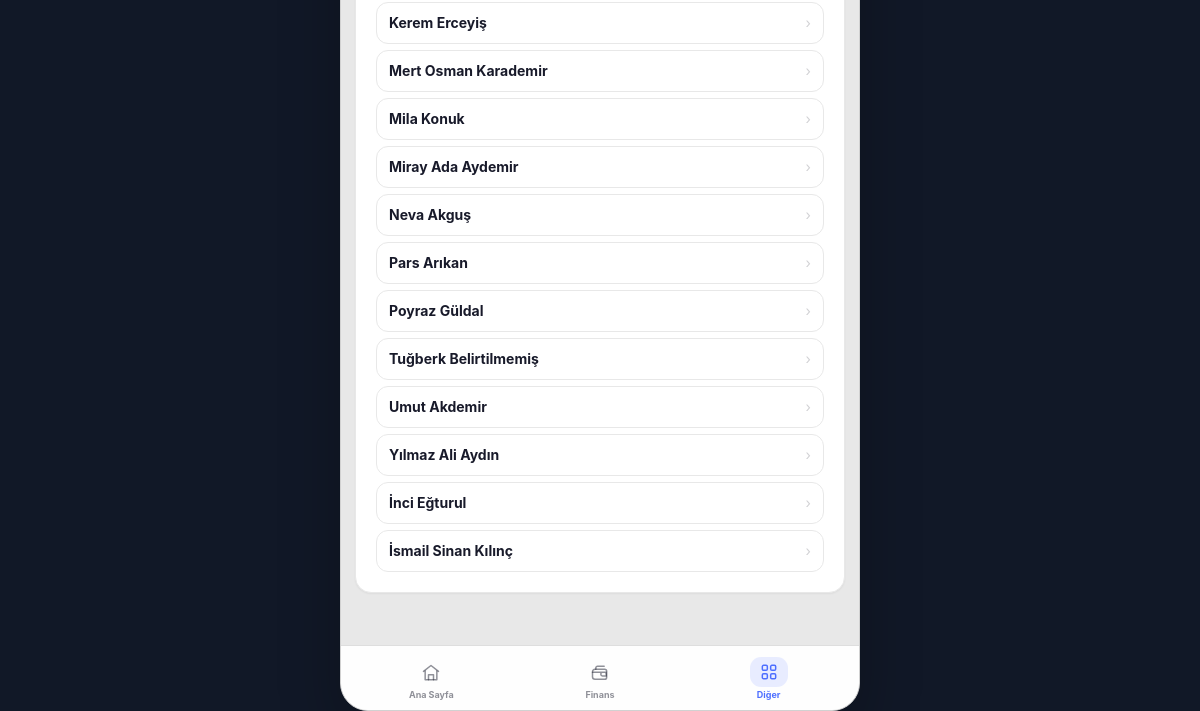
Before: /teams/17/ (signed in, lower part) with the older database file.
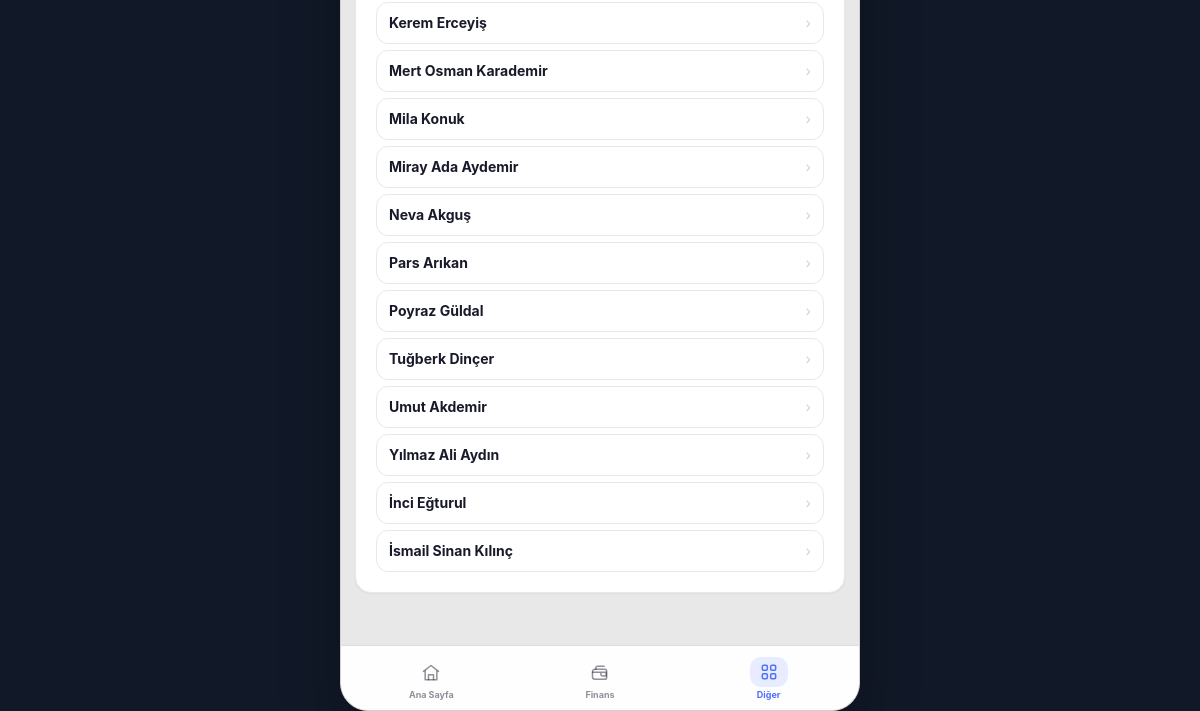
After: the same page with the newer database file.
### athletes/models.py (models this page shows, shortened)
class Athlete(models.Model):
    GENDER_CHOICES = (
        ('M', 'Erkek'),
        ('F', 'Kadın'),
    )
    parent = models.CharField(max_length=150, verbose_name="Veli")
    parent_phone = models.CharField(max_length=20, blank=True, default='', verbose_name="Veli Telefonu")
    parent_email = models.EmailField(blank=True, default='', verbose_name="Veli E-postası")
    first_name = models.CharField(max_length=50, verbose_name="Ad")
    last_name = models.CharField(max_length=50, verbose_name="Soyad")
    phone_number = models.CharField(max_length=20, blank=True, default='', verbose_name="Sporcu Telefonu")
    tc_identity = models.CharField(max_length=11, unique=True, blank=True, null=True, verbose_name="T.C. Kimlik No")
    birth_date = models.DateField(verbose_name="Doğum Tarihi")
    gender = models.CharField(max_length=1, choices=GENDER_CHOICES, verbose_name="Cinsiyet")
    school = models.CharField(max_length=100, blank=True, null=True, verbose_name="Okul")
    license_number = models.CharField(max_length=50, blank=True, null=True, verbose_name="Lisans No")
    joined_date = models.DateField(verbose_name="Kulübe Katılım Tarihi")
    photo = models.ImageField(upload_to='athlete_photos/', blank=True, null=True, verbose_name="Fotoğraf")
    is_active = models.BooleanField(default=False, verbose_name="Aktif Sporcu mu?")
    created_at = models.DateTimeField(auto_now_add=True)
    team = models.ForeignKey(
        Team,
        on_delete=models.SET_NULL,
        null=True,
        blank=True,
        related_name='athletes',
        verbose_name="Bağlı Olduğu Takım"
    )
    custom_fee = models.IntegerField(
        null=True,
        blank=True,
        verbose_name="Özel Aidat Tutar (TL)",
        help_text="Boş bırakılırsa takımın varsayılan aidatı uygulanır. Burslu için 0 girebilirsiniz."
    )
    private_lesson_fee = models.IntegerField(
        null=True,
        blank=True,
        verbose_name="Özel ders ücreti",
        help_text="Boş bırakılırsa özel ders ücreti uygulanmaz."
    )
    regular_payment_day = models.PositiveBigIntegerField(
        null=True,
        blank=True,
        verbose_name="Düzenli Ödeme Günü"
    )
    last_sms_time = models.DateTimeField(
        null=True,
        blank=True,
        verbose_name="Son SMS Gönderim Zamanı"
    )
    class Meta:
        verbose_name = "Sporcu"
        verbose_name_plural = "Sporcular"
        ordering = ['first_name', 'last_name']
    def get_full_name(self):
        return f"{self.first_name} {self.last_name}"

### teams/views.py (the view)
# urls.py: path('<int:pk>/', views.team_detail, name='team-detail'),
@login_required
def team_detail(request, pk):
	teams = Team.objects.prefetch_related('coaches', 'athletes', 'fee_histories')
	if request.user.is_coach:
		teams = teams.filter(coaches=request.user)
	team = get_object_or_404(teams, pk=pk)
	return render(request, 'team/team_detail.html', {'team': team})

### users/models.py (called while the page is built)
    @property
    def is_coach(self):
        return self.role == self.Role.COACH

### templates/team/team_detail.html (shortened to what this page needs)
{% extends "base.html" %}
{% block content %}
<div class="w-full space-y-3">
    <section class="overflow-hidden rounded-2xl border border-base-200 bg-base-100 shadow-sm">
        <div class="p-4 sm:p-5">
            <div class="mt-6">
                <div class="mt-3 space-y-1.5">
                    {% for athlete in team.athletes.all %}
                        <a
                            href="{% url 'athlete-manage-detail' athlete.pk %}"
                            class="group flex items-center gap-3 rounded-xl border border-base-200 bg-base-100 px-3 py-2.5 transition-all hover:border-primary/30 hover:bg-base-200/30 active:scale-[.99]">
                            <div class="min-w-0 flex-1">
                                <p class="truncate text-xs font-bold text-base-content">
                                    {{ athlete.get_full_name }}
                                </p>
                            </div>
                            <span class="shrink-0 text-sm text-base-content/20 transition-transform group-hover:translate-x-0.5">
                                ›
                            </span>
                        </a>
                    {% endfor %}
                </div>
            </div>
        </div>
    </section>
</div>
{% endblock %}

### templates/base.html (shortened to what this page needs)
{% load static %}
<!DOCTYPE html>
<html lang="tr" data-theme="corporate">
<head>
    <link
        href="https://cdn.jsdelivr.net/npm/daisyui@4.12.10/dist/full.min.css"
        rel="stylesheet"
        type="text/css"
    >
    <script src="https://cdn.tailwindcss.com"></script>
</head>
<body
    class="select-none antialiased"
    hx-headers='{"X-CSRFToken": "{{ csrf_token }}"}'
>
<div class="app">
    <main class="app-content">
        {% block content %}
        {% endblock %}
    </main>
<nav class="bottom-nav">
    <div class="bottom-nav-inner {% if request.user.is_coach %}coach-nav-inner{% endif %}">
        {% if request.user.is_coach %}
            <a
                href="{% url 'athlete-manage-list' %}"
                class="bottom-nav-item {% if 'athlete-manage' in request.resolver_match.url_name %}active{% endif %}">
                <span class="nav-icon">
                    <svg viewBox="0 0 24 24" fill="none" stroke="currentColor" stroke-width="2" stroke-linecap="round" stroke-linejoin="round">
                        <circle cx="9" cy="7" r="4"/>
                        <path d="M3 21v-2a6 6 0 0 1 12 0v2"/>
                        <path d="M16 3.5a4 4 0 0 1 0 7.5"/>
                        <path d="M21 21v-2a5 5 0 0 0-3.5-4.8"/>
                    </svg>
                </span>
                <span>Sporcular</span>
            </a>
            <a
                href="{% url 'training-attendance' %}"
                class="bottom-nav-item {% if 'training-attendance' in request.resolver_match.url_name %}active{% endif %}">
                <span class="nav-icon">
                    <svg viewBox="0 0 24 24" fill="none" stroke="currentColor" stroke-width="2" stroke-linecap="round" stroke-linejoin="round">
                        <circle cx="12" cy="12" r="8"/>
                        <path d="M12 8v4l2.5 2.5"/>
                    </svg>
                </span>
                <span>Antrenman</span>
            </a>
            <a
                href="{% url 'team-schedule-home' %}"
                class="bottom-nav-item {% if request.resolver_match.url_name == 'team-schedule-home' or request.resolver_match.url_name == 'team-schedule' %}active{% endif %}">
                <span class="nav-icon">
                    <svg viewBox="0 0 24 24" fill="none" stroke="currentColor" stroke-width="2" stroke-linecap="round" stroke-linejoin="round">
                        <rect x="3" y="4" width="18" height="17" rx="2"/>
                        <path d="M8 2v4M16 2v4M3 9h18"/>
                        <path d="M8 13h3M13 13h3M8 17h3"/>
                    </svg>
                </span>
                <span>Çizelge</span>
            </a>
        {% else %}
        <a
            href="{% url 'dashboard-index' %}"
            class="
                bottom-nav-item
            "
        >
            <span class="nav-icon">
                <svg
                    viewBox="0 0 24 24"
                    fill="none"
                    stroke="currentColor"
                    stroke-width="2"
                    stroke-linecap="round"
                    stroke-linejoin="round"
                >
                    <path d="m3 10 9-7 9 7"/>
                    <path d="M5 9.5V20h14V9.5"/>
                    <path d="M9 20v-6h6v6"/>
                </svg>
            </span>
            <span>Ana Sayfa</span>
        </a>
        <a
            href="{% url 'other-menu' %}"
            class="
                bottom-nav-item
                order-3
                {% if request.resolver_match.url_name == 'other-menu' or request.resolver_match.url_name == 'team-list' or request.resolver_match.url_name == 'team-detail' or request.resolver_match.url_name == 'athlete-manage-list' or request.resolver_match.url_name == 'athlete-manage-detail' or 'equipment' in request.resolver_match.url_name or 'regular-expense' in request.resolver_match.url_name or request.resolver_match.url_name == 'fee-management' %}
                    active
                {% endif %}
            "
        >
            <span class="nav-icon">
            </span>
            <span>Diğer</span>
        </a>
        <a
            href="{% url 'finance-dashboard' %}"
            class="
                bottom-nav-item
                order-2
            "
        >
            <span class="nav-icon">
            </span>
            <span>Finans</span>
        </a>
    </div>
        {% endif %}
</nav>
</div>
</body>
</html>

### templates/base.html (style rules this page uses)
* { box-sizing: border-box; -webkit-tap-highlight-color: transparent; -webkit-touch-callout: none; }
html, body { width: 100%; height: 100%; margin: 0; padding: 0; }
[class~="text-[11px]"], [class~="text-xs"] { font-size: 0.875rem !important; line-height: 1.25rem !important; }
body { overflow: hidden; background: #111827; overscroll-behavior: none; font-family: -apple-system, BlinkMacSystemFont, "Segoe UI", Roboto, Helvetica, Arial, sans-serif; }
button, a, label { touch-action: manipulation; }
.app { width: 100%; height: 100dvh; max-width: 520px; display: flex; flex-direction: column; overflow: hidden; position: relative; margin: 0 auto; background: oklch(var(--b2)); }
@media (min-width: 768px) { .app { height: calc(100dvh - 32px); margin-top: 16px; margin-bottom: 16px; border: 1px solid oklch(var(--b3)); border-radius: 28px; overflow: hidden; box-shadow: 0 25px 60px rgba(0, 0, 0, .25); } }
.app-content { flex: 1 1 auto; min-height: 0; min-width: 0; overflow-x: hidden; overflow-y: auto; -webkit-overflow-scrolling: touch; overscroll-behavior-y: contain; padding: 14px; padding-bottom: calc(20px + 65px + env(safe-area-inset-bottom, 0px)); position: relative; z-index: 1; }
.app-content { scrollbar-width: none; }
.bottom-nav { height: calc(65px + env(safe-area-inset-bottom, 0px)); min-height: calc(65px + env(safe-area-inset-bottom, 0px)); width: 100%; display: block; overflow: hidden; position: absolute; left: 0; right: 0; bottom: 0; visibility: visible; opacity: 1; isolation: isolate; padding-bottom: env(safe-area-inset-bottom); background: oklch(var(--b1) / .96); font-size: 12px; border-top: 1px solid oklch(var(--b3) / .7); z-index: 1000; transform: translateZ(0); }
.bottom-nav-inner { position: absolute; inset: 0 0 auto; height: 64px; min-height: 64px; display: grid; grid-template-rows: minmax(0, 1fr); grid-template-columns: repeat(3, minmax(0, 1fr)); padding: 4px 6px; visibility: visible; opacity: 1; transform: translateZ(0); }
.bottom-nav-item { min-width: 0; min-height: 0; overflow: hidden; line-height: 1; white-space: nowrap; display: flex; flex-direction: column; align-items: center; justify-content: center; gap: 2px; border-radius: 14px; color: oklch(var(--bc) / .48); font-size: 9px; font-weight: 700; text-decoration: none; transition: background .15s ease, color .15s ease, transform .1s ease; }
.bottom-nav-item.active { color: oklch(var(--p)); }
.bottom-nav-item.active .nav-icon { background: oklch(var(--p) / .12); transform: translateY(-1px); }
.nav-icon { width: 38px; height: 30px; flex: 0 0 30px; transition: background .15s ease, transform .15s ease; display: flex; align-items: center; justify-content: center; border-radius: 11px; transition: background .15s ease; }
.nav-icon svg { width: 20px; height: 20px; flex: 0 0 20px; stroke-width: 1.8; }

Changed rows visible on the page:
changed Athlete: get_full_name "Tuğberk Belirtilmemiş" → "Tuğberk Dinçer"
